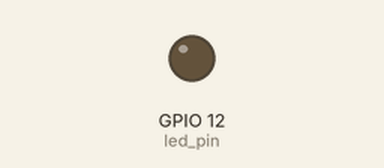
Recording of a program running on a simulated Raspberry Pi (BCM pin numbers). Parts: output pins drawn as LEDs (lit = HIGH).

Above: at 1.1 s.
At 3.3 s:
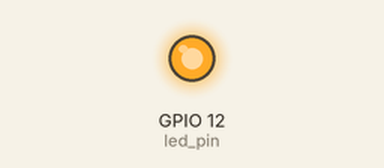
Timing chart, 0 to 3.7 s (numbered marks = the images above):
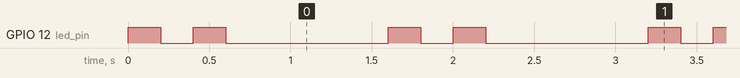

The program:

exam0071_gpio_led.py
```python
'''
...153p.
...step.01.set the GPIO pin of LED to OUTPUT.
   step.02.command LED ON/OFF.
   step.03.change the time of LED ON/OFF.
   image : https://drive.google.com/open?id=1MUPB7gOiEPrCHQ6sPxCs-Pu_MVILZeB-

'''

import RPi.GPIO as GPIO
import time

# Pin definitions
led_pin = 12

# Suppress warnings
#GPIO.setwarnings(False)

# Use "GPIO" pin numbering
GPIO.setmode(GPIO.BCM)
# Set LED pin as output
GPIO.setup(led_pin, GPIO.OUT)


try:
    # Blink forever
    while True:
        GPIO.output(led_pin, GPIO.HIGH)
        time.sleep(0.2)
        GPIO.output(led_pin, GPIO.LOW)
        time.sleep(0.2)
        GPIO.output(led_pin, GPIO.HIGH)
        time.sleep(0.2)
        GPIO.output(led_pin, GPIO.LOW)
        time.sleep(1)


except KeyboardInterrupt:
    # here you put any code you want to run before the program
    # exits when you press CTRL+C
    GPIO.cleanup()

except:
    # this catches ALL other exceptions including errors.
    # You won't get any error messages for debugging
    # so only use it once your code is working
    print("Other error or exception occurred!")

finally:
    GPIO.cleanup() # this ensures a clean exit
    print("GPIO cleanup...")
```

Measured:
- by itself, GPIO 12 (led_pin): repeats every 1.6 s: LOW 0.20 s, HIGH 0.20 s, LOW 1.0 s, HIGH 0.20 s
- by itself, everything shown: repeats every 1.6 s, in 4 steps
